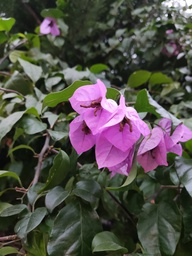
#> input picture Flowers-4/Flowers.jpg, 192 x 256 px, shrunk from 1500 x 2000 before the run, found by its file name
$ python q4.py
#> lines starting #> are read from the running program, lines starting #| are printed output that depends on the picture
import cv2
from matplotlib import pyplot as plt


def change_hue(pixel, blur_value):
    hue = pixel[0]
    if 175 > hue > 135:
        hue -= 56
        pixel[0] = hue
    else:
        pixel[2] = blur_value
    return pixel


img = cv2.imread("Flowers.JPG", 1)
#> img is the input picture: shape (256, 192, 3); mean B, G, R 73.7, 79, 83

w = int(img.shape[1])
#> w = 192
h = int(img.shape[0])
#> h = 256

hsv_img = cv2.cvtColor(img, cv2.COLOR_RGB2HSV)
#> hsv_img: shape (256, 192, 3); mean H, S, V 83.6, 85, 90.8

x = 0
y = 0

for x in range(w):
    for y in range(h):
        mid = 0
        count = 0
        for q in range(-2, 3):
            for p in range(-2, 3):
                try:
                    mid += (img[y + q, x + p])[2]
                    count += 1
                except:
                    count += 0
        (hsv_img[y, x]) = change_hue(hsv_img[y, x], mid / count)
#> this loop made 192 passes
#> hsv_img: shape (256, 192, 3); mean H, S, V 75.5, 85, 83.5

cv2.imwrite('res06.JPG', cv2.cvtColor(hsv_img, cv2.COLOR_HSV2RGB))
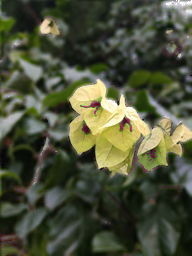
#> saved as res06.JPG: shape (256, 192, 3); mean B, G, R 57.9, 80.8, 76.4

imgplot = plt.imshow(cv2.cvtColor(hsv_img, cv2.COLOR_HSV2BGR))
plt.show()

cv2.waitKey(0)
cv2.destroyAllWindows()
